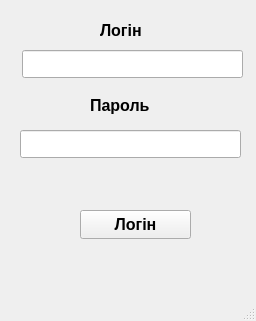
<?xml version="1.0" encoding="UTF-8"?>
<ui version="4.0">
 <class>MainWindow</class>
 <widget class="QMainWindow" name="MainWindow">
  <property name="geometry">
   <rect>
    <x>0</x>
    <y>0</y>
    <width>256</width>
    <height>321</height>
   </rect>
  </property>
  <property name="windowTitle">
   <string>MainWindow</string>
  </property>
  <widget class="QWidget" name="centralwidget">
   <widget class="QLabel" name="label">
    <property name="geometry">
     <rect>
      <x>100</x>
      <y>20</y>
      <width>61</width>
      <height>21</height>
     </rect>
    </property>
    <property name="font">
     <font>
      <pointsize>12</pointsize>
      <bold>true</bold>
     </font>
    </property>
    <property name="text">
     <string>Логін</string>
    </property>
   </widget>
   <widget class="QLabel" name="label_2">
    <property name="geometry">
     <rect>
      <x>90</x>
      <y>90</y>
      <width>81</width>
      <height>31</height>
     </rect>
    </property>
    <property name="font">
     <font>
      <pointsize>12</pointsize>
      <bold>true</bold>
     </font>
    </property>
    <property name="text">
     <string>Пароль</string>
    </property>
   </widget>
   <widget class="QLineEdit" name="login">
    <property name="geometry">
     <rect>
      <x>22</x>
      <y>50</y>
      <width>221</width>
      <height>28</height>
     </rect>
    </property>
   </widget>
   <widget class="QLineEdit" name="password">
    <property name="geometry">
     <rect>
      <x>20</x>
      <y>130</y>
      <width>221</width>
      <height>28</height>
     </rect>
    </property>
   </widget>
   <widget class="QPushButton" name="pushButton">
    <property name="geometry">
     <rect>
      <x>80</x>
      <y>210</y>
      <width>111</width>
      <height>29</height>
     </rect>
    </property>
    <property name="font">
     <font>
      <pointsize>12</pointsize>
      <bold>true</bold>
     </font>
    </property>
    <property name="text">
     <string>Логін</string>
    </property>
   </widget>
  </widget>
  <widget class="QMenuBar" name="menubar">
   <property name="geometry">
    <rect>
     <x>0</x>
     <y>0</y>
     <width>256</width>
     <height>31</height>
    </rect>
   </property>
  </widget>
  <widget class="QStatusBar" name="statusbar"/>
 </widget>
 <resources/>
 <connections/>
</ui>
